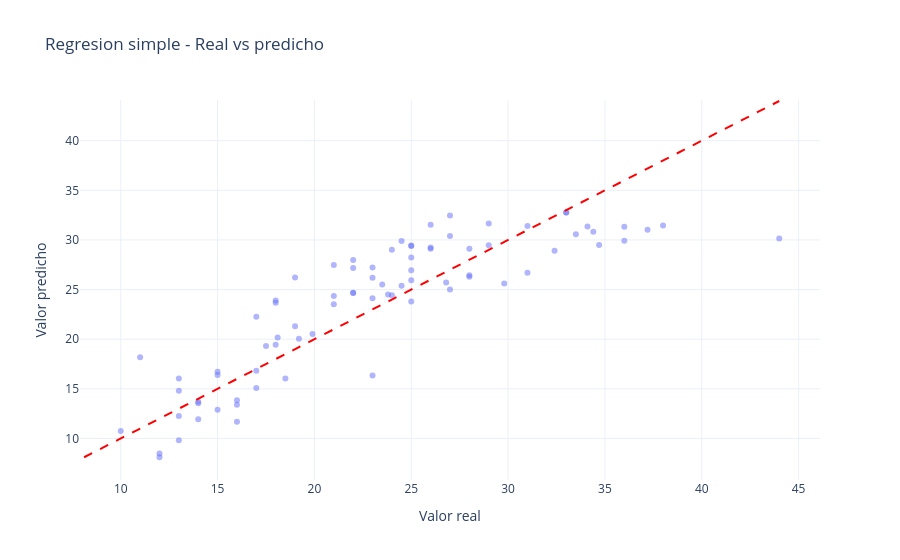
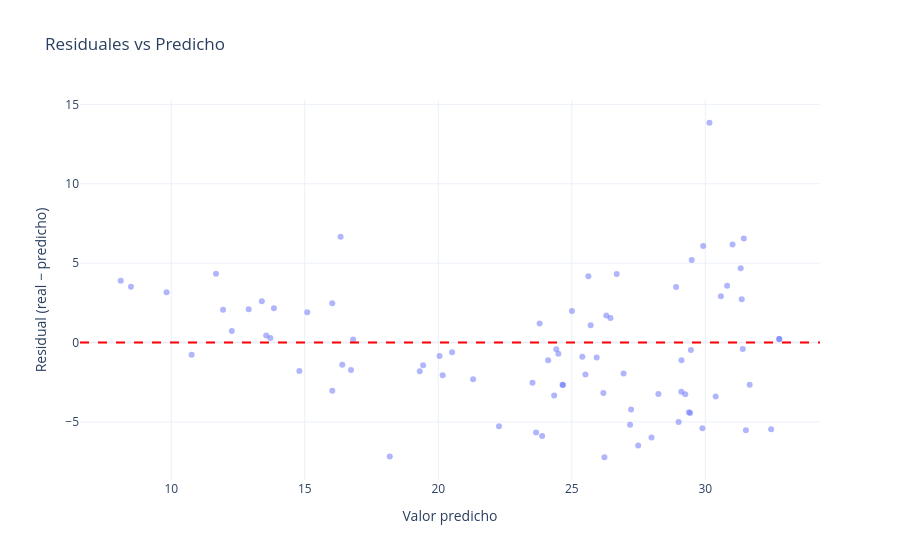

The code cell stored with these charts, in order, in its notebook:
### Code cell
# Llama a plot_actual_vs_predicted(y_test, y_pred_simple) y a plot_residuals(y_test, y_pred_simple)
# ✍️ Tu código aquí
plot_actual_vs_predicted(
    y_test,
    y_pred_simple,
    title="Regresion simple - Real vs predicho")

plot_residuals(y_test, y_pred_simple)

### Figure 1 — Plotly figure (JSON) as saved in the notebook; plotly's stock layout.template omitted (floating-point values rounded to 4 significant figures)
{"data": [{"hovertemplate": "Valor real=%{x}<br>Valor predicho=%{y}<extra></extra>", "legendgroup": "", "marker": {"color": "#636efa", "opacity": 0.5, "symbol": "circle"}, "mode": "markers", "name": "", "orientation": "v", "showlegend": false, "type": "scatter", "x": [33.0, 28.0, 19.0, 13.0, 14.0, 27.0, 24.0, 13.0, 17.0, 21.0, 15.0, 38.0, 26.0, 15.0, 25.0, 12.0, 31.0, 17.0, 16.0, 31.0, 22.0, 22.0, 22.0, 33.5, 18.0, 44.0, 26.0, 24.5, 18.1, 12.0, 27.0, 36.0, 23.0, 24.0, 37.2, 16.0, 21.0, 19.2, 16.0, 29.0, 26.8, 27.0, 18.0, 10.0, 23.0, 36.0, 26.0, 25.0, 25.0, 25.0, 22.0, 34.1, 32.4, 13.0, 23.5, 14.0, 18.5, 29.8, 28.0, 19.0, 11.0, 33.0, 23.0, 21.0, 23.0, 25.0, 23.8, 34.4, 24.5, 13.0, 34.7, 14.0, 15.0, 18.0, 25.0, 19.9, 17.5, 28.0, 29.0, 17.0], "xaxis": "x", "y": [32.77, 26.29, 26.22, 16.03, 13.71, 30.39, 24.42, 9.824, 15.09, 24.34, 16.73, 31.44, 31.52, 16.4, 26.94, 8.107, 26.68, 22.27, 13.84, 31.41, 27.18, 24.67, 24.65, 30.59, 19.43, 30.16, 29.1, 25.4, 20.17, 8.49, 25.01, 31.33, 16.34, 29.0, 31.02, 13.39, 27.49, 20.05, 11.67, 29.46, 25.71, 32.47, 23.89, 10.76, 27.22, 29.92, 29.25, 25.93, 28.24, 29.43, 27.99, 31.37, 28.91, 12.27, 25.51, 11.94, 16.03, 25.62, 29.11, 21.31, 18.18, 32.77, 26.18, 23.53, 24.12, 29.39, 24.5, 30.82, 29.89, 14.8, 29.49, 13.56, 12.9, 23.66, 23.8, 20.52, 19.31, 26.45, 31.66, 16.81], "yaxis": "y"}], "layout": {"legend": {"tracegroupgap": 0}, "shapes": [{"line": {"color": "red", "dash": "dash"}, "type": "line", "x0": 8.107, "x1": 44, "y0": 8.107, "y1": 44}], "title": {"text": "Regresion simple - Real vs predicho"}, "xaxis": {"anchor": "y", "domain": [0, 1], "title": {"text": "Valor real"}}, "yaxis": {"anchor": "x", "domain": [0, 1], "title": {"text": "Valor predicho"}}}}

### Figure 2 — Plotly figure (JSON) as saved in the notebook; plotly's stock layout.template omitted (floating-point values rounded to 4 significant figures)
{"data": [{"hovertemplate": "Valor predicho=%{x}<br>Residual (real − predicho)=%{y}<extra></extra>", "legendgroup": "", "marker": {"color": "#636efa", "opacity": 0.5, "symbol": "circle"}, "mode": "markers", "name": "", "orientation": "v", "showlegend": false, "type": "scatter", "x": [32.77, 26.29, 26.22, 16.03, 13.71, 30.39, 24.42, 9.824, 15.09, 24.34, 16.73, 31.44, 31.52, 16.4, 26.94, 8.107, 26.68, 22.27, 13.84, 31.41, 27.18, 24.67, 24.65, 30.59, 19.43, 30.16, 29.1, 25.4, 20.17, 8.49, 25.01, 31.33, 16.34, 29.0, 31.02, 13.39, 27.49, 20.05, 11.67, 29.46, 25.71, 32.47, 23.89, 10.76, 27.22, 29.92, 29.25, 25.93, 28.24, 29.43, 27.99, 31.37, 28.91, 12.27, 25.51, 11.94, 16.03, 25.62, 29.11, 21.31, 18.18, 32.77, 26.18, 23.53, 24.12, 29.39, 24.5, 30.82, 29.89, 14.8, 29.49, 13.56, 12.9, 23.66, 23.8, 20.52, 19.31, 26.45, 31.66, 16.81], "xaxis": "x", "y": [0.2283, 1.707, -7.223, -3.029, 0.2887, -3.391, -0.42, 3.176, 1.907, -3.342, -1.732, 6.555, -5.523, -1.404, -1.941, 3.893, 4.316, -5.274, 2.156, -0.4057, -5.183, -2.67, -2.654, 2.914, -1.432, 13.84, -3.103, -0.8957, -2.066, 3.51, 1.995, 4.672, 6.658, -5.002, 6.177, 2.609, -6.488, -0.8491, 4.326, -0.4622, 1.092, -5.467, -5.889, -0.7609, -4.222, 6.077, -3.251, -0.9343, -3.245, -4.431, -5.987, 2.733, 3.492, 0.7327, -2.013, 2.061, 2.471, 4.178, -1.111, -2.306, -7.184, 0.2283, -3.184, -2.53, -1.116, -4.392, -0.6981, 3.58, -5.392, -1.796, 5.207, 0.4449, 2.1, -5.663, 1.204, -0.6174, -1.808, 1.551, -2.663, 0.1901], "yaxis": "y"}], "layout": {"legend": {"tracegroupgap": 0}, "shapes": [{"line": {"color": "red", "dash": "dash"}, "type": "line", "x0": 0, "x1": 1, "xref": "x domain", "y0": 0, "y1": 0, "yref": "y"}], "title": {"text": "Residuales vs Predicho"}, "xaxis": {"anchor": "y", "domain": [0, 1], "title": {"text": "Valor predicho"}}, "yaxis": {"anchor": "x", "domain": [0, 1], "title": {"text": "Residual (real − predicho)"}}}}
